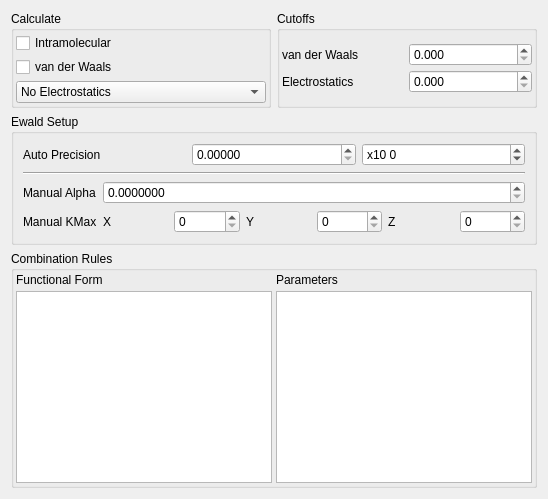
     <widget class="QWidget" name="EnergyFFTab">
      <attribute name="icon">
       <iconset resource="icons.qrc">
        <normaloff>:/forcefield/icons/forcefield_minimise.svg</normaloff>:/forcefield/icons/forcefield_minimise.svg</iconset>
      </attribute>
      <attribute name="title">
       <string>Energy / FF</string>
      </attribute>
      <layout class="QVBoxLayout" name="verticalLayout_11">
       <item>
        <layout class="QHBoxLayout" name="horizontalLayout_6">
         <item>
          <widget class="QGroupBox" name="CalculateGroup">
           <property name="title">
            <string>Calculate</string>
           </property>
           <layout class="QVBoxLayout" name="verticalLayout_7">
            <property name="spacing">
             <number>4</number>
            </property>
            <property name="margin">
             <number>2</number>
            </property>
            <item>
             <widget class="QCheckBox" name="CalculateIntraCheck">
              <property name="text">
               <string>Intramolecular</string>
              </property>
             </widget>
            </item>
            <item>
             <widget class="QCheckBox" name="CalculateVdwCheck">
              <property name="text">
               <string>van der Waals</string>
              </property>
             </widget>
            </item>
            <item>
             <widget class="QComboBox" name="ElectrostaticMethodCombo">
              <item>
               <property name="text">
                <string>No Electrostatics</string>
               </property>
              </item>
              <item>
               <property name="text">
                <string>Coulomb Sum</string>
               </property>
              </item>
              <item>
               <property name="text">
                <string>Ewald Sum (Manual)</string>
               </property>
              </item>
              <item>
               <property name="text">
                <string>Ewald Sum (Automatic)</string>
               </property>
              </item>
             </widget>
            </item>
           </layout>
          </widget>
         </item>
         <item>
          <widget class="QGroupBox" name="CutoffsGroup">
           <property name="title">
            <string>Cutoffs</string>
           </property>
           <layout class="QVBoxLayout" name="verticalLayout_9">
            <property name="spacing">
             <number>4</number>
            </property>
            <property name="margin">
             <number>2</number>
            </property>
            <item>
             <layout class="QGridLayout" name="gridLayout">
              <item row="0" column="0">
               <widget class="QLabel" name="label_2">
                <property name="text">
                 <string>van der Waals</string>
                </property>
               </widget>
              </item>
              <item row="0" column="1">
               <widget class="QDoubleSpinBox" name="VdwCutoffSpin">
                <property name="decimals">
                 <number>3</number>
                </property>
                <property name="maximum">
                 <double>1000000000.000000000000000</double>
                </property>
               </widget>
              </item>
              <item row="1" column="1">
               <widget class="QDoubleSpinBox" name="ElecCutoffSpin">
                <property name="decimals">
                 <number>3</number>
                </property>
               </widget>
              </item>
              <item row="1" column="0">
               <widget class="QLabel" name="label_3">
                <property name="text">
                 <string>Electrostatics</string>
                </property>
               </widget>
              </item>
             </layout>
            </item>
           </layout>
          </widget>
         </item>
        </layout>
       </item>
       <item>
        <widget class="QGroupBox" name="EwaldGroup">
         <property name="title">
          <string>Ewald Setup</string>
         </property>
         <layout class="QVBoxLayout" name="verticalLayout_8">
          <item>
           <layout class="QHBoxLayout" name="horizontalLayout_5">
            <item>
             <widget class="QLabel" name="label_4">
              <property name="text">
               <string>Auto Precision</string>
              </property>
             </widget>
            </item>
            <item>
             <widget class="QDoubleSpinBox" name="EwaldPrecisionMantissaSpin">
              <property name="decimals">
               <number>5</number>
              </property>
              <property name="maximum">
               <double>1.000000000000000</double>
              </property>
             </widget>
            </item>
            <item>
             <widget class="QSpinBox" name="EwaldPrecisionExponentSpin">
              <property name="prefix">
               <string>x10 </string>
              </property>
              <property name="minimum">
               <number>-100</number>
              </property>
             </widget>
            </item>
           </layout>
          </item>
          <item>
           <widget class="Line" name="line">
            <property name="orientation">
             <enum>Qt::Horizontal</enum>
            </property>
           </widget>
          </item>
          <item>
           <layout class="QGridLayout" name="gridLayout_2">
            <item row="0" column="0">
             <widget class="QLabel" name="label_35">
              <property name="text">
               <string>Manual Alpha</string>
              </property>
             </widget>
            </item>
            <item row="1" column="0">
             <widget class="QLabel" name="label_36">
              <property name="text">
               <string>Manual KMax</string>
              </property>
             </widget>
            </item>
            <item row="1" column="2">
             <widget class="QSpinBox" name="EwaldManualKXSpin"/>
            </item>
            <item row="1" column="4">
             <widget class="QSpinBox" name="EwaldManualKYSpin"/>
            </item>
            <item row="1" column="1">
             <widget class="QLabel" name="label_37">
              <property name="sizePolicy">
               <sizepolicy hsizetype="Minimum" vsizetype="Preferred">
                <horstretch>0</horstretch>
                <verstretch>0</verstretch>
               </sizepolicy>
              </property>
              <property name="text">
               <string>X</string>
              </property>
             </widget>
            </item>
            <item row="1" column="3">
             <widget class="QLabel" name="label_41">
              <property name="text">
               <string>Y</string>
              </property>
             </widget>
            </item>
            <item row="1" column="5">
             <widget class="QLabel" name="label_42">
              <property name="text">
               <string>Z</string>
              </property>
             </widget>
            </item>
            <item row="1" column="6">
             <widget class="QSpinBox" name="EwaldManualKZSpin"/>
            </item>
            <item row="0" column="1" colspan="6">
             <widget class="QDoubleSpinBox" name="EwaldManualAlphaSpin">
              <property name="decimals">
               <number>7</number>
              </property>
              <property name="maximum">
               <double>2.000000000000000</double>
              </property>
              <property name="singleStep">
               <double>0.010000000000000</double>
              </property>
             </widget>
            </item>
           </layout>
          </item>
         </layout>
        </widget>
       </item>
       <item>
        <widget class="QGroupBox" name="CombinationGroup">
         <property name="sizePolicy">
          <sizepolicy hsizetype="Expanding" vsizetype="Expanding">
           <horstretch>0</horstretch>
           <verstretch>0</verstretch>
          </sizepolicy>
         </property>
         <property name="title">
          <string>Combination Rules</string>
         </property>
         <layout class="QVBoxLayout" name="verticalLayout_10">
          <property name="spacing">
           <number>4</number>
          </property>
          <property name="margin">
           <number>2</number>
          </property>
          <item>
           <layout class="QGridLayout" name="gridLayout_4">
            <item row="0" column="0">
             <widget class="QLabel" name="label_43">
              <property name="text">
               <string>Functional Form</string>
              </property>
             </widget>
            </item>
            <item row="1" column="0">
             <widget class="QListWidget" name="FunctionalFormList">
              <property name="editTriggers">
               <set>QAbstractItemView::NoEditTriggers</set>
              </property>
              <property name="selectionBehavior">
               <enum>QAbstractItemView::SelectRows</enum>
              </property>
             </widget>
            </item>
            <item row="0" column="1">
             <widget class="QLabel" name="label_44">
              <property name="text">
               <string>Parameters</string>
              </property>
             </widget>
            </item>
            <item row="1" column="1">
             <widget class="QTableWidget" name="ParameterTable">
              <property name="editTriggers">
               <set>QAbstractItemView::NoEditTriggers</set>
              </property>
              <property name="selectionMode">
               <enum>QAbstractItemView::SingleSelection</enum>
              </property>
              <property name="selectionBehavior">
               <enum>QAbstractItemView::SelectRows</enum>
              </property>
             </widget>
            </item>
           </layout>
          </item>
         </layout>
        </widget>
       </item>
      </layout>
     </widget>
